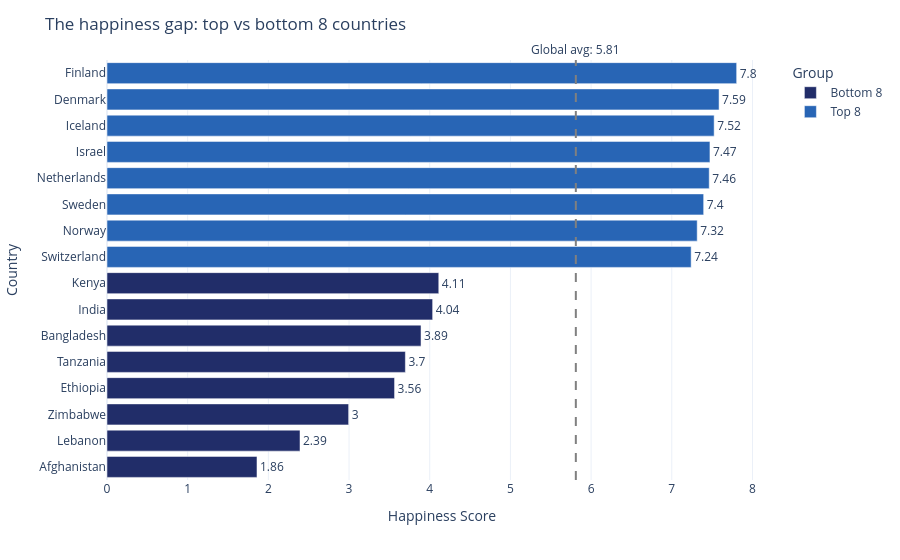

The cell this chart's notebook holds for it:
### Code cell
import plotly.express as px
import pandas as pd

top8 = df.nlargest(8, 'Happiness_Score')[['Country', 'Happiness_Score']].copy()
top8['Group'] = 'Top 8'

bottom8 = df.nsmallest(8, 'Happiness_Score')[['Country', 'Happiness_Score']].copy()
bottom8['Group'] = 'Bottom 8'

combined = pd.concat([bottom8, top8])  # bottom first so top renders at top
global_avg = df['Happiness_Score'].mean()

fig = px.bar(
    combined,
    x='Happiness_Score',
    y='Country',
    orientation='h',
    color='Group',
    text=combined['Happiness_Score'].round(2),
    color_discrete_map={
        'Top 8': '#2865b5',
        'Bottom 8': '#212D69'
    }
)

fig.add_vline(
    x=global_avg,
    line_dash="dash",
    line_color="gray",
    annotation_text=f"Global avg: {global_avg:.2f}",
    annotation_position="top"
)

fig.update_layout(
    title="The happiness gap: top vs bottom 8 countries",
    xaxis_title="Happiness Score",
    yaxis_title="Country",
    xaxis=dict(range=[0, combined['Happiness_Score'].max() + 0.5]),
    template="plotly_white"
)

fig.update_yaxes(categoryorder='total ascending')
fig.update_traces(textposition='outside', cliponaxis=False)

fig.show()

### Figure 1 — Plotly figure (JSON) as saved in the notebook; plotly's stock layout.template omitted (floating-point values rounded to 4 significant figures)
{"data": [{"cliponaxis": false, "hovertemplate": "Group=Bottom 8<br>Happiness_Score=%{x}<br>Country=%{y}<br>text=%{text}<extra></extra>", "legendgroup": "Bottom 8", "marker": {"color": "#212D69", "pattern": {"shape": ""}}, "name": "Bottom 8", "orientation": "h", "showlegend": true, "text": [1.86, 2.39, 3.0, 3.56, 3.7, 3.89, 4.04, 4.11], "textposition": "outside", "type": "bar", "x": [1.859, 2.392, 2.995, 3.564, 3.698, 3.892, 4.036, 4.112], "xaxis": "x", "y": ["Afghanistan", "Lebanon", "Zimbabwe", "Ethiopia", "Tanzania", "Bangladesh", "India", "Kenya"], "yaxis": "y"}, {"cliponaxis": false, "hovertemplate": "Group=Top 8<br>Happiness_Score=%{x}<br>Country=%{y}<br>text=%{text}<extra></extra>", "legendgroup": "Top 8", "marker": {"color": "#2865b5", "pattern": {"shape": ""}}, "name": "Top 8", "orientation": "h", "showlegend": true, "text": [7.8, 7.59, 7.52, 7.47, 7.46, 7.4, 7.32, 7.24], "textposition": "outside", "type": "bar", "x": [7.804, 7.586, 7.525, 7.473, 7.464, 7.395, 7.315, 7.24], "xaxis": "x", "y": ["Finland", "Denmark", "Iceland", "Israel", "Netherlands", "Sweden", "Norway", "Switzerland"], "yaxis": "y"}], "layout": {"annotations": [{"showarrow": false, "text": "Global avg: 5.81", "x": 5.811, "xanchor": "center", "xref": "x", "y": 1, "yanchor": "bottom", "yref": "y domain"}], "barmode": "relative", "legend": {"title": {"text": "Group"}, "tracegroupgap": 0}, "margin": {"t": 60}, "shapes": [{"line": {"color": "gray", "dash": "dash"}, "type": "line", "x0": 5.811, "x1": 5.811, "xref": "x", "y0": 0, "y1": 1, "yref": "y domain"}], "title": {"text": "The happiness gap: top vs bottom 8 countries"}, "xaxis": {"anchor": "y", "domain": [0, 1], "range": [0, 8.304], "title": {"text": "Happiness Score"}}, "yaxis": {"anchor": "x", "categoryorder": "total ascending", "domain": [0, 1], "title": {"text": "Country"}}}}
